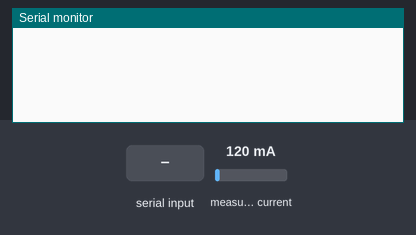
Bench run of a sketch on a simulated Arduino Uno, built with avr-gcc and run on an emulated ATmega328P. Parts: the last lines printed to the serial monitor. Inputs (shaded band) come from the test bench; at power-on: measured current 120 mA.

Above: at 1.2 s.
1.3 s: "ldr=\n" received over Serial
At 2.5 s:
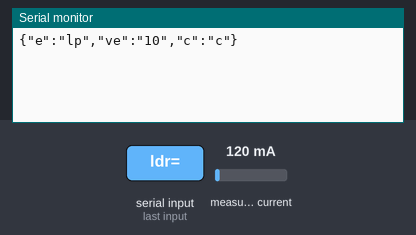
3.0 s: "teste=\n" received over Serial
At 4.2 s:
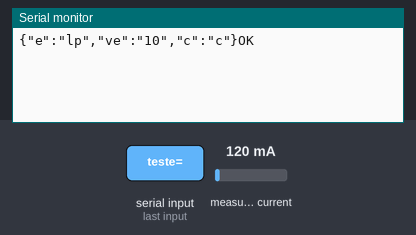
4.5 s: "1\n" received over Serial
At 6.0 s:
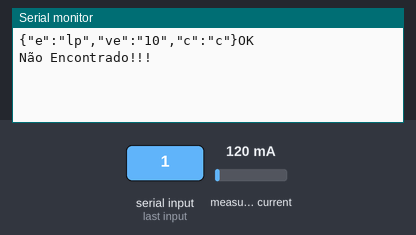

The sketch:

ComunicacaoSerialMenor.ino
```cpp
#include "EmonLib.h" //INCLUSÃO DE BIBLIOTECA
#include <ArduinoJson.h>

String leituraSerial;


#define CURRENT_CAL 10.00 //VALOR DE CALIBRAÇÃO (DEVE SER AJUSTADO EM PARALELO COM UM MULTÍMETRO MEDINDO A CORRENTE DA CARGA)
const int leitorCorrente01 = A2; //PINO ANALÓGICO EM QUE O SENSOR ESTÁ CONECTADO
float ruido = 0.08; //RUÍDO PRODUZIDO NA SAÍDA DO SENSOR (DEVE SER AJUSTADO COM A CARGA DESLIGADA APÓS CARREGAMENTO DO CÓDIGO NO ARDUINO)
float wats = 0.00;
float tensao = 120.00;
EnergyMonitor emon1; //CRIA UMA INSTÂNCIA


void setup() {
  Serial.begin(9600);


  emon1.current(leitorCorrente01, CURRENT_CAL); //PASSA PARA A FUNÇÃO OS PARÂMETROS (PINO ANALÓGIO / VALOR DE CALIBRAÇÃO)
}


String leStringSerial() { //FUNÇÃO QUE FAZ A LEITURA DO SERIAL E RETORNA O VALOR

  String valorSerial = "";
  char leituraSerial;

  // Enquanto receber algo pela serial
  while (Serial.available() > 0) {
    // Lê byte da serial
    leituraSerial = Serial.read();
    // Ignora caractere de quebra de linha
    if (leituraSerial != '\n') {
      // Concatena valores
      valorSerial.concat(leituraSerial);
    }
    // Aguarda buffer serial ler próximo caractere
    delay(10);
  }

  return valorSerial;
}


void LeitorCorrente01() {

  emon1.calcVI(20,100); //FUNÇÃO DE CÁLCULO (20 SEMICICLOS / TEMPO LIMITE PARA FAZER A MEDIÇÃO)
  double currentDraw = emon1.Irms; //VARIÁVEL RECEBE O VALOR DE CORRENTE RMS OBTIDO
  currentDraw = currentDraw-ruido; //VARIÁVEL RECEBE O VALOR RESULTANTE DA CORRENTE RMS MENOS O RUÍDO
  if(currentDraw < 0){ //SE O VALOR DA VARIÁVEL FOR MENOR QUE 0, FAZ
      currentDraw = 0; //VARIÁVEL RECEBE 0
  }

  wats = currentDraw * tensao;
  StaticJsonDocument<200> doc;
  doc["e"] = "lp";
  doc["ve"] = "10";
  doc["c"] = "c";

  //serializeJsonPretty(doc, Serial);

  serializeJson(doc, Serial);
}


void loop() {


  if (Serial.available() > 0) {

    leituraSerial = leStringSerial();

    if (leituraSerial == "ldr=") { //VERIFICA SE O QUE FOI RECEBIDO VIA SERIAL É IGUAL A STRING ESCRITA
       LeitorCorrente01();
    }


    else if (leituraSerial == "teste=") { //VERIFICA SE O QUE FOI RECEBIDO VIA SERIAL É IGUAL A STRING ESCRITA

      Serial.println("OK");
    }


    else {

      Serial.println("Não Encontrado!!!");
    }
  }
}
```

Measured:
- after the input at 1.3 s, the serial monitor: prints a new line after 0.25 s (image 1)
- after the input at 3.0 s, the serial monitor: prints a new line after 0.07 s (image 2)
- after the input at 4.5 s, the serial monitor: prints a new line at once (image 3)
